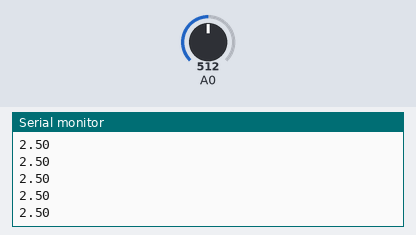
This sketch was run on a simulated Arduino Uno, built with avr-gcc and run on an emulated ATmega328P. Parts: the last lines printed to the serial monitor. The test bench sets the inputs (shaded band); at power-on: A0 = 512.

Above: at 1.2 s.
1.3 s: A0 set to 716
At 1.31 s:
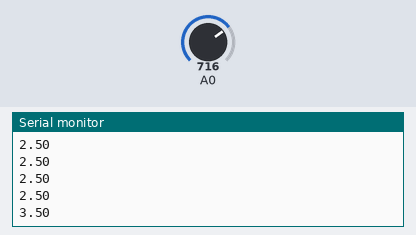
2.8 s: A0 set to 900
At 2.82 s:
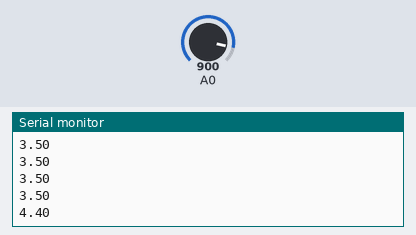
Timing chart, 0 to 5.8 s (numbered marks = the images above; inputs shaded):
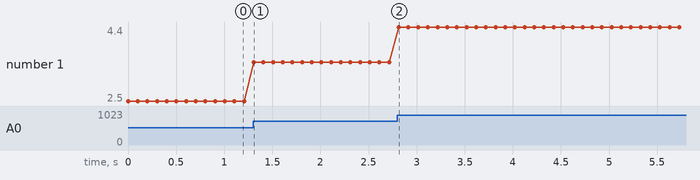

Measured:
- after the input at 1.3 s, the serial monitor: prints a new line at once (image 1)
- after the input at 2.8 s, the serial monitor: prints a new line at once (image 2)
- plotted number 1: 2.5 → 3.5 after the input at 1.3 s, 3.5 → 4.4 after the input at 2.8 s

The sketch:

pot_read.ino
```cpp
void setup() {
  // put your setup code here, to run once:
  Serial.begin(9600);
}

void loop() {
  // put your main code here, to run repeatedly:
  float reading = analogRead(A0);
  float volt = (reading / 1023) * 5;

  Serial.println(volt);

  delay(100);
}
```
